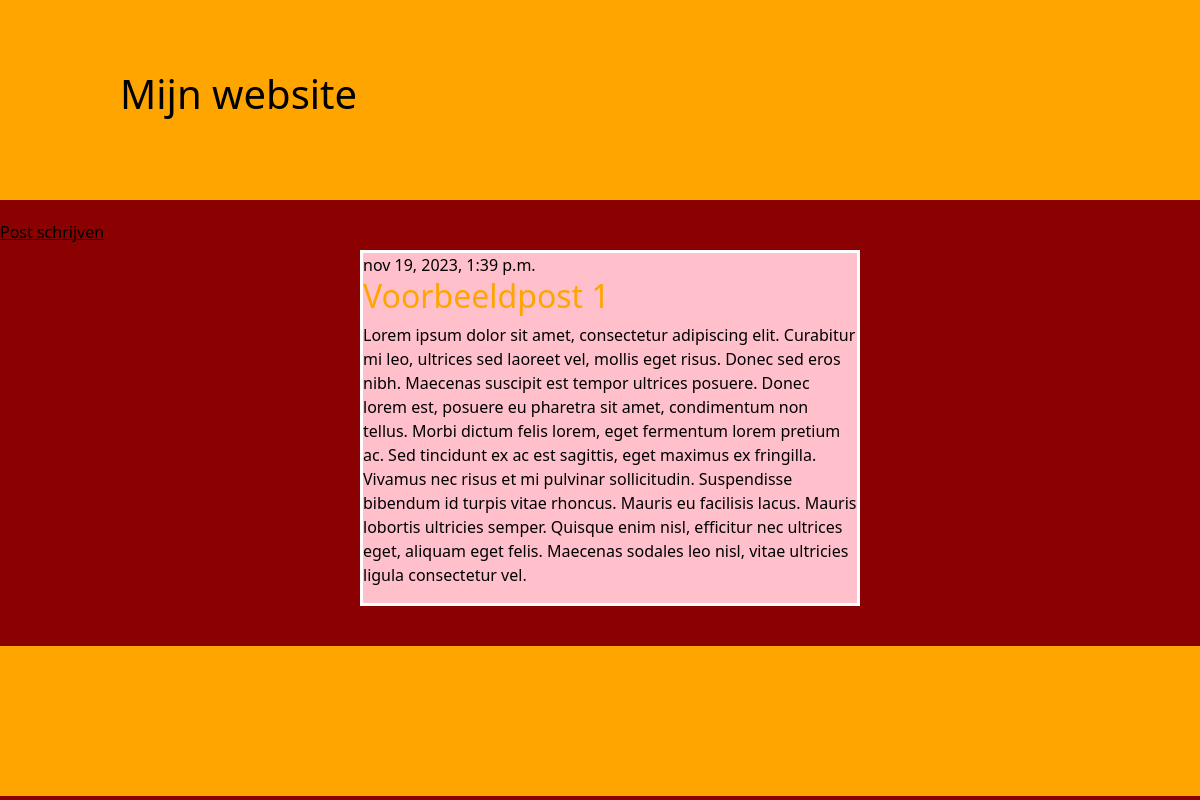
The app's page /post/1/ with its own data.
### blog/models.py (models this page shows, shortened)
class Post(models.Model):
    author = models.ForeignKey(settings.AUTH_USER_MODEL, on_delete=models.CASCADE)
    title = models.CharField(max_length=200)
    text = models.TextField()
    created_date = models.DateTimeField(default=timezone.now)
    published_date = models.DateTimeField(blank=True, null=True)

### blog/views.py (the view)
# urls.py: path('post/<int:pk>/', views.post_detail, name='post_inhoud'),
def post_detail(request, pk):
    post = get_object_or_404(Post, pk=pk)
    return render(request, 'blog/post_inhoud.html', {'post': post})

### blog/templates/blog/post_inhoud.html
{% extends 'blog/base.html' %}
{% block inhoud %}
<article class="post">
    {% if post.published_date %}
    <time class="date">
        {{ post.published_date }}
    </time>
    {% endif %}
    <h2>{{ post.title }}</h2>
    <p>{{ post.text|linebreaksbr }}</p>
</article>
{% endblock %}

### blog/static/css/stijl.css (style rules this page uses)
body { background-color: darkred; color: black; }
article { width: 500px; margin-bottom: 40px; border: 3px solid white; background-color: pink; }
h2 { color: orange; }

### records on screen
Post: published_date "nov 19, 2023, 1:39 p.m.", title "Voorbeeldpost 1", text "Lorem ipsum dolor sit amet, consectetur adipiscing elit. Curabitur mi leo, ultrices sed laoreet vel, mollis eget risus. Donec sed eros nibh. Maecenas suscipit est tempor ultrices posuere. Donec lorem est, posuere eu pharetra sit amet, condimentum non tellus. Morbi dictum felis lorem, eget fermentum lorem pretium ac. Sed tincidunt ex ac est sagittis, eget maximus ex fringilla. Vivamus nec risus et mi pulvinar sollicitudin. Suspendisse bibendum id turpis vitae rhoncus. Mauris eu facilisis lacus. Mauris lobortis ultricies semper. Quisque enim nisl, efficitur nec ultrices eget, aliquam eget felis. Maecenas sodales leo nisl, vitae ultricies ligula consectetur vel."
